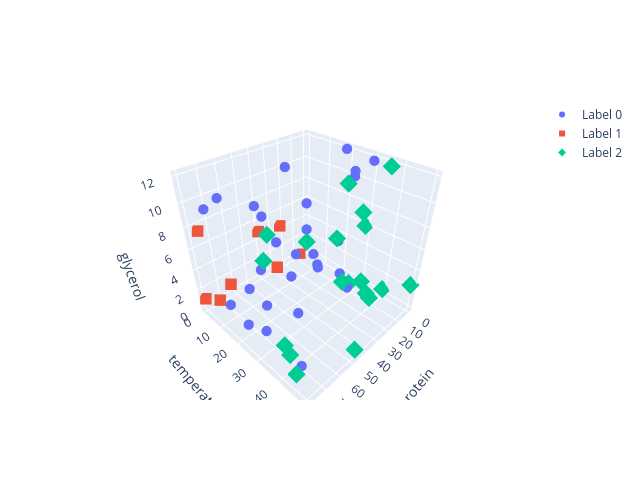

Source (notebook cell):
### Code cell
plot_scatter_plotly(
    dataset=ds_result,
    component_variable='composition',
    labels='labels',
    discrete_labels=True,
)

### Figure 1 — Plotly figure (JSON) as saved in the notebook; plotly's stock layout.template omitted (floating-point values rounded to 4 significant figures)
{"data": [{"marker": {"color": 0, "size": 6, "symbol": "circle"}, "mode": "markers", "name": "Label 0", "type": "scatter3d", "x": [40.0, 40.0, 40.0, 76.67, 23.33, 3.333, 70.0, 16.67, 70.0, 0.0, 63.33, 73.33, 6.667, 46.67, 80.0, 76.67, 80.0, 0.0, 6.667, 13.33, 76.67, 80.0, 76.67, 0.0, 3.333, 30.0, 3.333, 53.33], "y": [10.0, 20.0, 30.0, 25.0, 4.167, 2.083, 41.67, 31.25, 25.0, 18.75, 0.0, 18.75, 10.42, 25.0, 10.42, 31.25, 35.42, 22.92, 20.83, 29.17, 33.33, 16.67, 31.25, 4.167, 20.83, 10.42, 31.25, 33.33], "z": [5.0, 5.0, 5.0, 5.5, 10.5, 3.0, 0.0, 1.0, 11.5, 12.0, 9.5, 0.5, 0.0, 0.0, 10.5, 8.0, 6.0, 10.0, 4.0, 11.5, 12.0, 3.0, 2.5, 0.0, 0.0, 0.5, 12.0, 11.5]}, {"marker": {"color": 1, "size": 6, "symbol": "square"}, "mode": "markers", "name": "Label 1", "type": "scatter3d", "x": [40.0, 66.67, 80.0, 30.0, 80.0, 76.67, 23.33, 6.667], "y": [0.0, 4.167, 0.0, 2.083, 10.42, 0.0, 0.0, 0.0], "z": [5.0, 2.0, 1.0, 0.5, 2.5, 7.5, 4.5, 0.0]}, {"marker": {"color": 2, "size": 6, "symbol": "diamond"}, "mode": "markers", "name": "Label 2", "type": "scatter3d", "x": [40.0, 40.0, 36.67, 0.0, 3.333, 76.67, 0.0, 46.67, 80.0, 80.0, 0.0, 80.0, 6.667, 76.67, 26.67, 3.333, 6.667, 3.333, 80.0], "y": [40.0, 50.0, 35.42, 50.0, 37.5, 47.92, 39.58, 50.0, 35.42, 43.75, 29.17, 41.67, 35.42, 43.75, 33.33, 31.25, 27.08, 29.17, 37.5], "z": [5.0, 5.0, 8.0, 2.5, 12.0, 12.0, 0.5, 0.5, 9.5, 3.0, 6.0, 3.5, 0.0, 0.5, 11.5, 0.5, 0.0, 7.5, 11.5]}], "layout": {"height": 480, "scene": {"xaxis": {"title": {"text": "protein"}}, "yaxis": {"title": {"text": "temperature"}}, "zaxis": {"title": {"text": "glycerol"}}}, "width": 640}}
